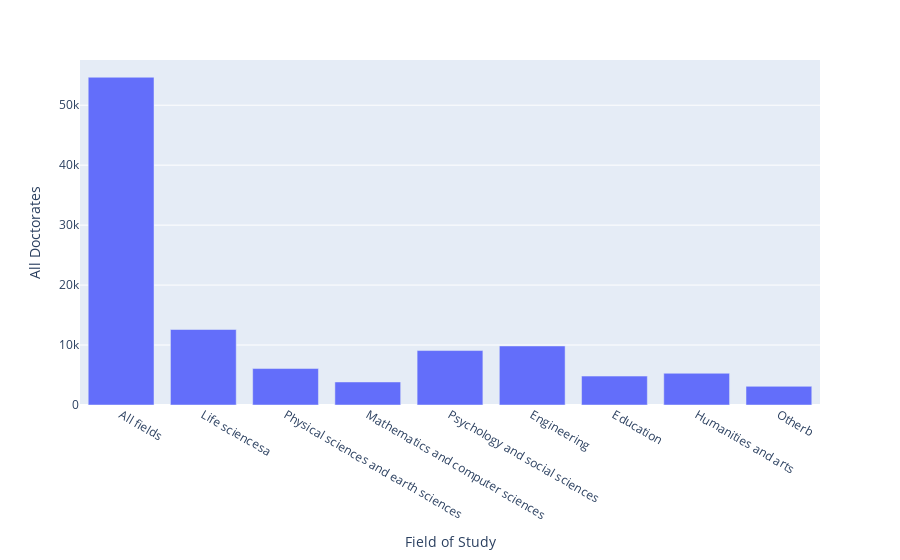

This figure's notebook cell:
### Markdown cell above
Now, turning to another aspect of the data, we will look closer at doctorates by field of study. This requires a new dataset. The data was transposed and all doctorate recipient information was extracted. In order to visualize number of doctorates by field of study, I created a simple bar plot. The user can hover over bars to display information specific to that field of study. This plot illustrates which fields award more PhDs.

### Code cell
dat = pd.read_excel("https://ncses.nsf.gov/pubs/nsf19301/assets/data/tables/sed17-sr-tab054.xlsx", header=3)
dat_all = dat.iloc[[0]]

dat_T = dat_all.T
dat_T = dat_T.rename(columns=dat_T.iloc[0]).reset_index()
dat_T = dat_T.iloc[1:]
dat_T

fig = px.bar(dat_T, x='index', y='All doctorate recipients (number)c',  
             labels={'All doctorate recipients (number)c':'All Doctorates', 'index':'Field of Study'})
fig.show()

### Figure 1 — Plotly figure (JSON) as saved in the notebook; plotly's stock layout.template omitted (floating-point values rounded to 4 significant figures)
{"data": [{"alignmentgroup": "True", "hovertemplate": "Field of Study=%{x}<br>All Doctorates=%{y}<extra></extra>", "legendgroup": "", "marker": {"color": "#636efa"}, "name": "", "offsetgroup": "", "orientation": "v", "showlegend": false, "textposition": "auto", "type": "bar", "x": ["All fields", "Life sciencesa", "Physical sciences and earth sciences", "Mathematics and computer sciences", "Psychology and social sciences", "Engineering", "Education", "Humanities and arts", "Otherb"], "xaxis": "x", "y": [54664, 12592, 6081, 3843, 9079, 9843, 4823, 5290, 3113], "yaxis": "y"}], "layout": {"barmode": "relative", "legend": {"tracegroupgap": 0}, "margin": {"t": 60}, "xaxis": {"anchor": "y", "domain": [0, 1], "title": {"text": "Field of Study"}}, "yaxis": {"anchor": "x", "domain": [0, 1], "title": {"text": "All Doctorates"}}}}
